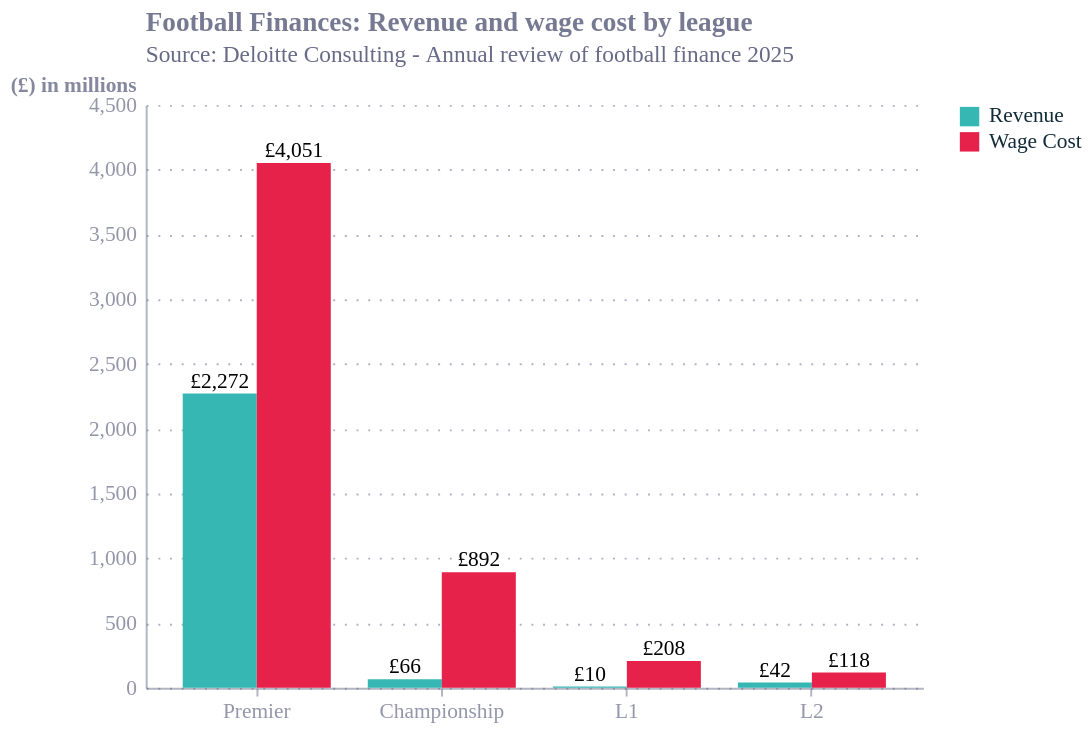

Vega-Lite specification for this chart:
### Vega-Lite specification from a JSON file in a GitHub repository (floating-point values rounded to 4 significant figures)
{"config": {"font": "Circular Std", "text": {"color": "#676A86", "align": "left", "baseline": "middle", "dx": 7, "dy": 0, "fontSize": 11}, "view": {"stroke": null, "continuousWidth": 400, "continuousHeight": 300, "discreteWidth": 400, "discreteHeight": 300}, "range": {"category": ["#36B7B4", "#E6224B", "#F4C245", "#0063AF", "#00A767", "#179FDB", "#EB5C2E"], "diverging": ["#E6224B", "#E54753", "#C9C9C9", "#179FDB", "#122B39"], "heatmap": ["#C9C9C9", "#179FDB", "#0063AF", "#122B39"], "ordinal": ["#00A767", "#36B7B4", "#179FDB", "#0063AF", "#243B5A"]}, "bar": {"color": "#179fdb"}, "line": {"color": "#e6224b"}, "rule": {"color": "#676A86"}, "area": {"opacity": 0.3}, "point": {"filled": true, "size": 80, "color": "#e6224b", "opacity": 0.95}, "geoshape": {"stroke": "white", "strokeWidth": 0.3}, "rect": {"fill": "#d6d4d4", "opacity": 0.3}, "axis": {"labelColor": "#676A86", "labelFontSize": 11, "labelFont": "Circular Std", "labelOpacity": 0.7, "tickColor": "#676A86", "tickOpacity": 0.5, "domainColor": "#676A86", "domainOpacity": 0.5, "gridColor": "#676A86", "gridDash": [2, 2], "gridOpacity": 0.5, "title": null, "titleColor": "#676A86", "titleOpacity": 0.8, "tickSize": 4}, "axisXDiscrete": {"grid": false, "labelAngle": 0, "tickCount": 10, "tickOpacity": 0.5, "title": null}, "axisYDiscrete": {"ticks": false, "labelPadding": 5}, "axisXTemporal": {"grid": false, "ticks": true}, "axisXQuantitative": {"grid": true}, "axisYQuantitative": {"gridColor": "#676A86", "gridDash": [1, 5], "gridOpacity": 0.5, "ticks": false, "labelPadding": 5, "tickCount": 8, "titleAngle": 0, "titleAlign": "left", "titleBaseline": "bottom", "titleX": 0, "titleY": -5}, "title": {"color": "#676A86E6", "subtitleColor": "#676A86", "font": "Circular Std", "subtitleFont": "Circular Std", "anchor": "start", "fontSize": 14, "subtitleFontSize": 12, "subtitlePadding": 4, "offset": 0, "frame": "group"}, "legend": {"titleColor": "#122b39", "title": null, "labelColor": "#122b39", "labelFontSize": 11}}, "layer": [{"mark": {"type": "bar"}, "encoding": {"color": {"field": "rev/cost", "type": "nominal"}, "x": {"field": "league", "sort": ["Premier", "Championship", "L1", "L2"], "type": "nominal"}, "xOffset": {"field": "rev/cost", "scale": {"paddingOuter": 0}, "type": "nominal"}, "y": {"axis": {"titleX": -70}, "field": "amt", "title": "(£) in millions", "type": "quantitative"}}, "title": {"text": "Football Finances: Revenue and wage cost by league", "subtitle": "Source: Deloitte Consulting - Annual review of football finance 2025"}}, {"mark": {"type": "text", "align": "center", "baseline": "top", "dx": 0, "dy": -12}, "encoding": {"color": {"value": "black"}, "text": {"field": "label", "type": "nominal"}, "x": {"field": "league", "sort": ["Premier", "Championship", "L1", "L2"], "type": "nominal"}, "xOffset": {"field": "rev/cost", "scale": {"paddingOuter": 0}, "type": "nominal"}, "y": {"axis": {"titleX": -70}, "field": "amt", "title": "(£) in millions", "type": "quantitative"}}, "title": {"text": "Football Finances: Revenue and wage cost by league", "subtitle": "Source: Deloitte Consulting - Annual review of football finance 2025"}, "transform": [{"calculate": "'£' + format(datum.amt, ',.0f')", "as": "label"}]}], "data": {"name": "data-03bb52eff0fcac908f1eaa44167669c8"}, "$schema": "https://vega.github.io/schema/vega-lite/v5.20.1.json", "datasets": {"data-03bb52eff0fcac908f1eaa44167669c8": [{"league": "Premier", "rev/cost": "Revenue", "amt": 2272}, {"league": "Premier", "rev/cost": "Wage Cost", "amt": 4051}, {"league": "Championship", "rev/cost": "Revenue", "amt": 66}, {"league": "Championship", "rev/cost": "Wage Cost", "amt": 892}, {"league": "L1", "rev/cost": "Revenue", "amt": 10}, {"league": "L1", "rev/cost": "Wage Cost", "amt": 208}, {"league": "L2", "rev/cost": "Revenue", "amt": 42}, {"league": "L2", "rev/cost": "Wage Cost", "amt": 118}]}}
